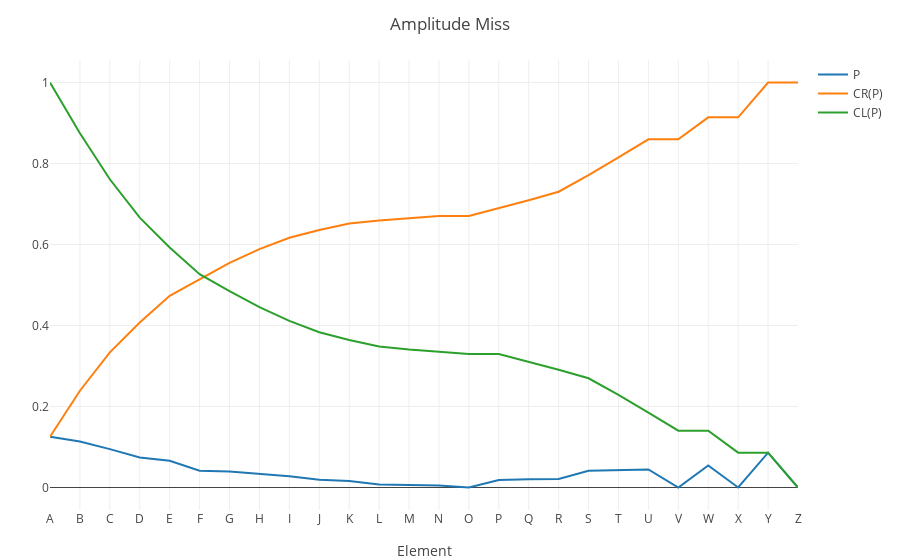

The notebook cell this image was saved under:
### Code cell
a_m = i_m .* a

a_m_p = a_m / sum(a_m)

a_m_p_cr = cumsum(a_m_p) .+ small_number

a_m_p_cl = cumulate_sum_reverse(a_m_p) .+ small_number

plot_x_y((a_m_p, a_m_p_cr, a_m_p_cl); name_ = ("P", "CR(P)", "CL(P)"), layout = extend_layout(layout; title = "Amplitude Miss"))

### Figure 1 — Plotly figure (JSON) as saved in the notebook; plotly's stock layout.template omitted (floating-point values rounded to 4 significant figures)
{"data": [{"name": "P", "type": "scatter", "x": [1, 2, 3, 4, 5, 6, 7, 8, 9, 10, 11, 12, 13, 14, 15, 16, 17, 18, 19, 20, 21, 22, 23, 24, 25, 26], "y": [0.1253, 0.1135, 0.09478, 0.07394, 0.0658, 0.04149, 0.03979, 0.0339, 0.02803, 0.01934, 0.01594, 0.007359, 0.006259, 0.004651, 3.312e-05, 0.01861, 0.02044, 0.02108, 0.04111, 0.04351, 0.04467, 0, 0.05442, 0, 0.086, 0]}, {"name": "CR(P)", "type": "scatter", "x": [1, 2, 3, 4, 5, 6, 7, 8, 9, 10, 11, 12, 13, 14, 15, 16, 17, 18, 19, 20, 21, 22, 23, 24, 25, 26], "y": [0.1253, 0.2389, 0.3336, 0.4076, 0.4734, 0.5149, 0.5546, 0.5885, 0.6166, 0.6359, 0.6519, 0.6592, 0.6655, 0.6701, 0.6702, 0.6888, 0.7092, 0.7303, 0.7714, 0.8149, 0.8596, 0.8596, 0.914, 0.914, 1, 1]}, {"name": "CL(P)", "type": "scatter", "x": [1, 2, 3, 4, 5, 6, 7, 8, 9, 10, 11, 12, 13, 14, 15, 16, 17, 18, 19, 20, 21, 22, 23, 24, 25, 26], "y": [1, 0.8747, 0.7611, 0.6664, 0.5924, 0.5266, 0.4851, 0.4454, 0.4115, 0.3834, 0.3641, 0.3481, 0.3408, 0.3345, 0.3299, 0.3298, 0.3112, 0.2908, 0.2697, 0.2286, 0.1851, 0.1404, 0.1404, 0.086, 0.086, 2.22e-16]}], "layout": {"autosize": false, "margin": {"b": 50, "l": 50, "r": 50, "t": 60}, "templateaa": "plotly_white", "title": "Amplitude Miss", "xaxis": {"ticktext": ["A", "B", "C", "D", "E", "F", "G", "H", "I", "J", "K", "L", "M", "N", "O", "P", "Q", "R", "S", "T", "U", "V", "W", "X", "Y", "Z"], "tickvals": [1, 2, 3, 4, 5, 6, 7, 8, 9, 10, 11, 12, 13, 14, 15, 16, 17, 18, 19, 20, 21, 22, 23, 24, 25, 26], "title": "Element"}}}
